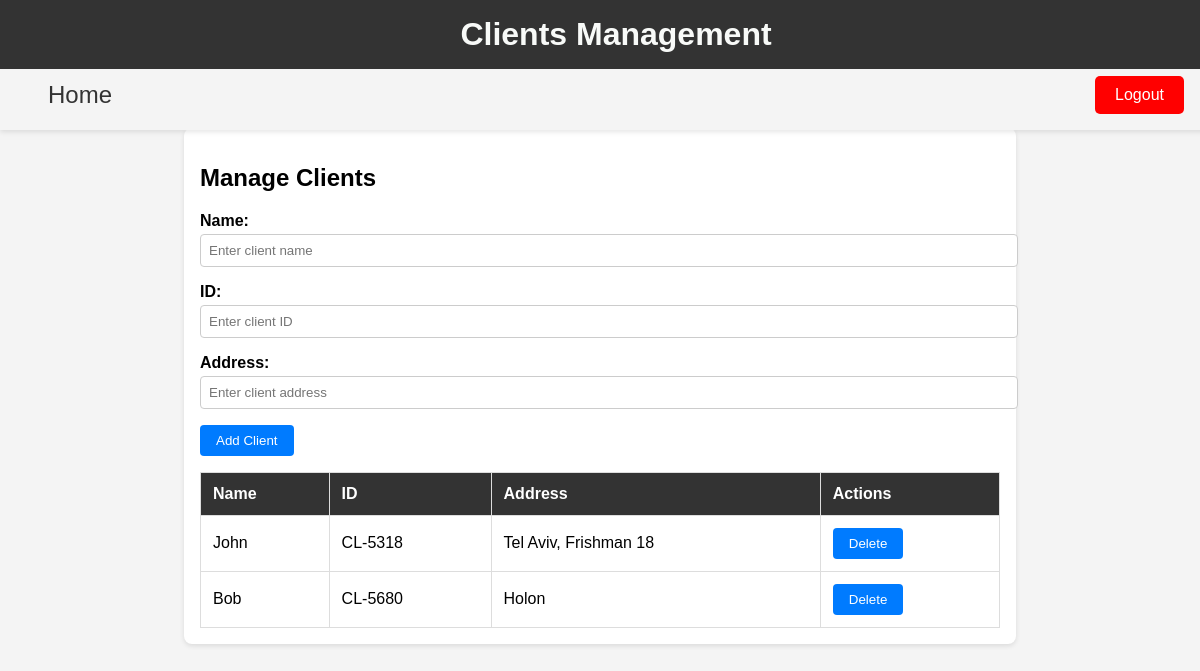
The page /user-home/clients/ (signed in) on the database as committed earlier.
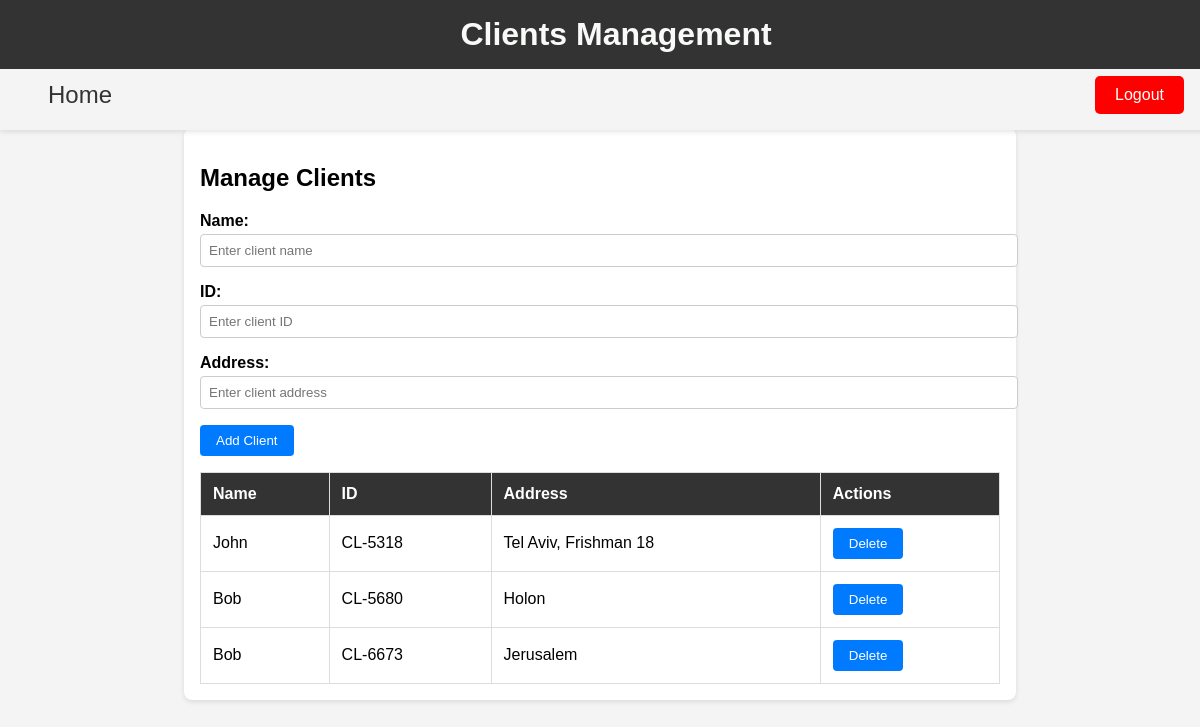
The same page on the database as committed later.
### users/models.py (models this page shows, shortened)
class Client(models.Model):
    user = models.ForeignKey(User, on_delete=models.CASCADE, related_name="client",max_length=100)
    client_id = models.CharField(max_length=20,unique=True)
    client_name = models.CharField(max_length=100)
    client_address = models.TextField()

### users/views.py (the view, shortened to what this page needs)
# urls.py: path('user-home/clients/', views.clients_page, name='clients_page'),
def clients_page(request):
    if not request.user or isinstance(request.user, AnonymousUser):
        return redirect('login')
    user = request.user  # Now safe to use as user is authenticated
    clients = Client.objects.filter(user=user)
    return render(request, 'users/clients_page.html', {'clients': clients})

### users/templates/users/clients_page.html (shortened to what this page needs)
<!DOCTYPE html>
<html lang="en">
<head>
</head>
<body>
<header>
    <h1>Clients Management</h1>
</header>
<nav style="display: flex; justify-content: space-between; align-items: center; padding: 1rem;">
    <a href="{% url 'user_home' %}" style="margin-left: 2rem;">Home</a>
    {% if user.is_authenticated %}
    <form method="POST" action="{% url 'logout' %}" style="margin-right: 2rem;">
        <button type="submit" style="background-color: red; color: white; border: none; padding: 10px 20px; font-size: 1rem; border-radius: 5px; cursor: pointer;">
            Logout
        </button>
    </form>
    {% endif %}
</nav>
<main>
    <h2>Manage Clients</h2>
    <form method="post" action="{% url 'clients_page' %}">
        <div class="form-group">
            <label for="client-name">Name:</label>
            <input type="text" id="client-name" name="client_name" placeholder="Enter client name">
        </div>
        <div class="form-group">
            <label for="client-id">ID:</label>
            <input type="text" id="client-id" name="client_id" placeholder="Enter client ID">
        </div>
        <div class="form-group">
            <label for="client-address">Address:</label>
            <input type="text" id="client-address" name="client_address" placeholder="Enter client address">
        </div>
        <button type="submit">Add Client</button>
    </form>
    <table>
        <thead>
            <tr>
                <th>Name</th>
                <th>ID</th>
                <th>Address</th>
                <th>Actions</th>
            </tr>
        </thead>
        <tbody id="client-table">
            {% for client in clients %}
            <tr>
                <td>{{ client.client_name }}</td>
                <td>{{ client.client_id }}</td>
                <td>{{ client.client_address }}</td>
                <td>
                    <form method="POST" action="{% url 'clients_page' %}">
                        <button type="submit" onclick="return confirm('Are you sure?')">Delete</button>
                    </form>
                </td>
            </tr>
            {% empty %}
            <tr>
                <td colspan="4">No clients found.</td>
            </tr>
            {% endfor %}
        </tbody>
    </table>
</main>
</body>
</html>

### users/templates/users/clients_page.html (style rules this page uses)
body { font-family: Arial, sans-serif; margin: 0; padding: 0; background-color: #f4f4f4; }
header { background-color: #333; color: #fff; padding: 1rem; text-align: center; position: fixed; width: 100%; top: 0; z-index: 1000; }
header h1 { color: rgb(248, 250, 248); margin: 0; }
nav { background-color: #f4f4f4; padding: 1rem; position: fixed; width: 100%; top: 60px; z-index: 999; display: flex; justify-content: center; align-items: center; gap: 20px; box-shadow: 0 2px 5px rgba(0, 0, 0, 0.1); }
nav a, nav form { display: inline-block; text-decoration: none; color: #333; margin: 0 2rem; font-size: 1.5rem; }
main { max-width: 800px; margin: 8rem auto 2rem auto; padding: 1rem; background-color: #fff; box-shadow: 0 2px 5px rgba(0, 0, 0, 0.1); border-radius: 8px; }
table { width: 100%; border-collapse: collapse; margin-top: 1rem; }
table, th, td { border: 1px solid #ddd; }
th, td { padding: 0.75rem; text-align: left; }
th { background-color: #333; color: #fff; }
.form-group { margin-bottom: 1rem; }
label { font-weight: bold; }
input { width: 100%; padding: 0.5rem; margin-top: 0.25rem; border: 1px solid #ccc; border-radius: 4px; }
button { padding: 0.5rem 1rem; background-color: #007BFF; color: #fff; border: none; border-radius: 4px; cursor: pointer; }

Rows that differ between the two databases and show on the page:
added Client: client_name "Bob", client_id "CL-6673", client_address "Jerusalem"
